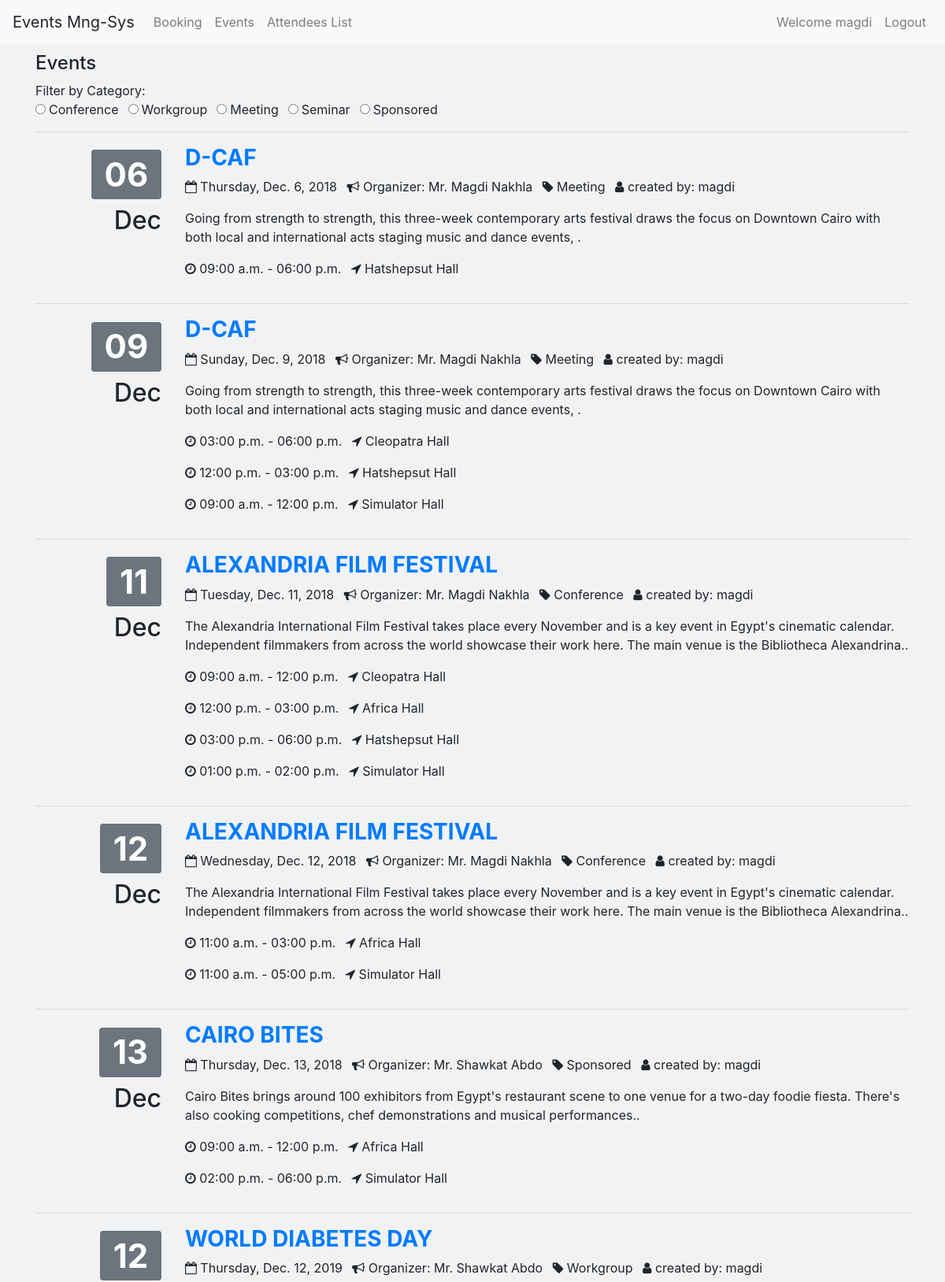
/events/ (signed in, upper part), run on the app's committed database.
### events/models.py (models this page shows, shortened)
class Category(models.Model): #Event Category
    name = models.CharField(max_length=64)
    def __str__(self):
        return self.name
    class Meta:
        verbose_name_plural = "Categories"

class Loctimedate(models.Model):
    event = models.ForeignKey(Event, on_delete=models.CASCADE, related_name='eventLocDates')
    day = models.DateField()
    location = models.ForeignKey(Venue, on_delete=models.CASCADE, related_name='venueDates')
    start_time = models.TimeField()
    end_time = models.TimeField()
    start_timeslot = models.PositiveIntegerField(default = 1)
    reserved_timeslots = models.PositiveIntegerField(default = 1)

class Event(models.Model):
    name = models.CharField(max_length=64)
    slug = models.SlugField(max_length=64, db_index=True)
    details = models.TextField(blank=True, null=True)
    created = models.DateTimeField(auto_now=True) #When Created Record
    certificate = models.BooleanField(default=False)
    user = models.ForeignKey(User, on_delete=models.CASCADE, related_name='events') #Created by Record
    category = models.ForeignKey(Category, on_delete=models.CASCADE, related_name='category')
    attendees = models.ManyToManyField(Attendee, blank=True, null=True)
    organizer = models.ForeignKey(Organizer, on_delete=models.CASCADE, related_name='organizer', blank=True, null=True)
    class Meta:
        ordering = ('name',)
        index_together = ['id', 'slug']
    def __str__(self):
        return self.name

class Organizer(models.Model):
    name = models.CharField(max_length=64)
    details = models.CharField(max_length=64)
    mobile = models.CharField(max_length=32)
    email = models.EmailField()
    def __str__(self):
        return self.name

class Venue(models.Model):
    name = models.CharField(max_length=64)
    details = models.CharField(max_length=64)
    active = models.BooleanField(default=True)
    capacity = models.PositiveIntegerField(default=30)
    price = models.DecimalField(max_digits=8, decimal_places=2)
    def __str__(self):
        return self.name

### events/views.py (the view)
# urls.py: path('',  include('events.urls')),
@login_required
def events(request):
      context = {
            'lastTenEvents':  Event.objects.all().order_by('-id')[:10],
            'categories':  Category.objects.all(),
            'organizers':  Organizer.objects.all(),
            'loctimedates':  Loctimedate.objects.all(),
      }
      return render(request, "events/events.html", context)

### events/templates/events/events.html (shortened to what this page needs)
{% extends "events/base.html" %}
{% block content%}
<div class="container">
  <div class="row">
    <div class="col-lg-12">
        <h4>Events</h4>
         Filter by Category:
        <form action="{% url 'filterEvents' %}" method="GET" class="form-inline" onchange="submit();">
        {% for category in categories %}
        <div class="form-check form-check-inline">
            <input class="form-check-input" type="radio" name="category" id="{{category}}{{category.id}}" value="{{category.id}}"  {% if category.id  == catSelected %} checked="checked" {% endif %} />
            <label class="form-check-label" for="inlineRadio1">{{category}}</label>
        </div>
        {% endfor %}
        </form>
        {% for event in loctimedates|dictsort:"day"  %}
        {% ifchanged event.day%}<hr/>{% endifchanged %}
        <div class="row row-striped">
			<div class="col-2 text-right">
                {% ifchanged %}
                <h1 class="display-4"><span class="badge badge-secondary">{{ event.day|date:"d" }}</span></h1>
                <h2>{{ event.day|date:"M" }}</h2>
                {% endifchanged %}
            </div>
			<div class="col-10">
                {% ifchanged event.day %}<h3 class="text-uppercase"><strong><a href="{% url 'attendees' event.event.id %}">{{ event.event }}</a></strong></h3>
                <ul class="list-inline">
                    <li class="list-inline-item"><i class="fa fa-calendar-o" aria-hidden="true"></i> {{ event.day|date:"l" }}, {{event.day}}</li>
                    <li class="list-inline-item"><i class="fa fa-bullhorn" aria-hidden="true"></i> Organizer: {{ event.event.organizer }}</li>
                    <li class="list-inline-item"><i class="fa fa-tag" aria-hidden="true"></i> {{ event.event.category }}</li>
                    <li class="list-inline-item"><i class="fa fa-user" aria-hidden="true"></i> created by: {{ event.event.user }}</li>
                </ul>
                <p>{{ event.event.details }}.</p>
                {% endifchanged %}
				<ul class="list-inline">
                    <li class="list-inline-item"><i class="fa fa-clock-o" aria-hidden="true"></i> {{ event.start_time|time:"h:i a" }} - {{ event.end_time|time:"h:i a" }}</li>
                    <li class="list-inline-item"><i class="fa fa-location-arrow" aria-hidden="true"></i> {{ event.location }}</li>
				</ul>
			</div>
        </div>
        {% empty %}
        <strong>No events in this category</strong>
        {% endfor %}
    </div>
  </div>
</div>
{% endblock %}

### events/templates/events/base.html (shortened to what this page needs)
{% load static %}
<!DOCTYPE html>
<html>
  <head>
    <link rel="stylesheet" href="https://stackpath.bootstrapcdn.com/bootstrap/4.3.1/css/bootstrap.min.css">
    <link rel="stylesheet" href="{% static 'events/css/main.css' %}">
    <link rel="stylesheet" href="{% static 'events/css/date.css' %}">
  </head>
  <body>
    <nav class="navbar navbar-expand-lg navbar-light bg-light">
      <a class="navbar-brand">Events Mng-Sys</a>
      <div class="collapse navbar-collapse" id="navbarSupportedContent">
        <ul class="navbar-nav mr-auto">
          <li class="nav-item">
            <a class="nav-link" href="{% url 'booking' %}">Booking <span class="sr-only">(current)</span></a>
          </li>
          <li class="nav-item">
            <a class="nav-link" href="{% url 'events' %}">Events</a>
          </li>
          <li class="nav-item">
            <a class="nav-link" href="{% url 'attendeesList' %}"> Attendees List</a>
          </li>
        </ul>
        <ul class="navbar-nav ml-auto">
        {% if user.is_authenticated %}
          <li class="nav-item">
            <span class="nav-link" > Welcome {{user}}</span>
          </li>
          <li class="nav-item">
            <a class="nav-link" href="{% url 'logout' %}">Logout</a>
          </li>
        {% endif %}
        </ul>
      </div>
    </nav>
    <div class="container"  class="col-lg-12">
      <div class="row">
        {% block content %}{% endblock %}
      </div>
    </div>
    </body>
</html>

### events/static/events/css/main.css (style rules this page uses)
.container { padding-top: 5px; }
html { height: 100%; box-sizing: border-box; }
body { position: relative; margin: 0; padding-bottom: 6rem; min-height: 100%; }
body { background-color: #f1f2f3; }

### data on the page
Category: name "Conference"
Category: name "Workgroup"
Category: name "Meeting"
Category: name "Seminar"
Category: name "Sponsored"
Loctimedate: day "06", day "Dec", event "D-CAF", day "Thursday", day "Dec. 6, 2018", event.organizer "Mr. Magdi Nakhla", event.category "Meeting", event.user "magdi", event.details "Going from strength to strength, this three-week contemporary arts festival draws the focus on Downtown Cairo with both local and international acts staging music and dance events,", start_time "09:00 a.m.", end_time "06:00 p.m.", location "Hatshepsut Hall"
Loctimedate: day "09", day "Dec", event "D-CAF", day "Sunday", day "Dec. 9, 2018", event.organizer "Mr. Magdi Nakhla", event.category "Meeting", event.user "magdi", event.details "Going from strength to strength, this three-week contemporary arts festival draws the focus on Downtown Cairo with both local and international acts staging music and dance events,", start_time "03:00 p.m.", end_time "06:00 p.m.", location "Cleopatra Hall"
Loctimedate: start_time "12:00 p.m.", end_time "03:00 p.m.", location "Hatshepsut Hall"
Loctimedate: start_time "09:00 a.m.", end_time "12:00 p.m.", location "Simulator Hall"
Loctimedate: day "11", day "Dec", event "ALEXANDRIA FILM FESTIVAL", day "Tuesday", day "Dec. 11, 2018", event.organizer "Mr. Magdi Nakhla", event.category "Conference", event.user "magdi", event.details "The Alexandria International Film Festival takes place every November and is a key event in Egypt's cinematic calendar. Independent filmmakers from across the world showcase their work here. The main venue is the Bibliotheca Alexandrina.", start_time "09:00 a.m.", end_time "12:00 p.m.", location "Cleopatra Hall"
Loctimedate: start_time "12:00 p.m.", end_time "03:00 p.m.", location "Africa Hall"
Loctimedate: start_time "03:00 p.m.", end_time "06:00 p.m.", location "Hatshepsut Hall"
Loctimedate: start_time "01:00 p.m.", end_time "02:00 p.m.", location "Simulator Hall"
Loctimedate: day "12", day "Dec", event "ALEXANDRIA FILM FESTIVAL", day "Wednesday", day "Dec. 12, 2018", event.organizer "Mr. Magdi Nakhla", event.category "Conference", event.user "magdi", event.details "The Alexandria International Film Festival takes place every November and is a key event in Egypt's cinematic calendar. Independent filmmakers from across the world showcase their work here. The main venue is the Bibliotheca Alexandrina.", start_time "11:00 a.m.", end_time "03:00 p.m.", location "Africa Hall"
Loctimedate: start_time "11:00 a.m.", end_time "05:00 p.m.", location "Simulator Hall"
Loctimedate: day "13", day "Dec", event "CAIRO BITES", day "Thursday", day "Dec. 13, 2018", event.organizer "Mr. Shawkat Abdo", event.category "Sponsored", event.user "magdi", event.details "Cairo Bites brings around 100 exhibitors from Egypt's restaurant scene to one venue for a two-day foodie fiesta. There's also cooking competitions, chef demonstrations and musical performances.", start_time "09:00 a.m.", end_time "12:00 p.m.", location "Africa Hall"
Loctimedate: start_time "02:00 p.m.", end_time "06:00 p.m.", location "Simulator Hall"
Loctimedate: day "12", event "WORLD DIABETES DAY", day "Thursday", day "Dec. 12, 2019", event.organizer "Mr. Shawkat Abdo", event.category "Workgroup", event.user "magdi"

### other printed values
{{ user }} "magdi"
